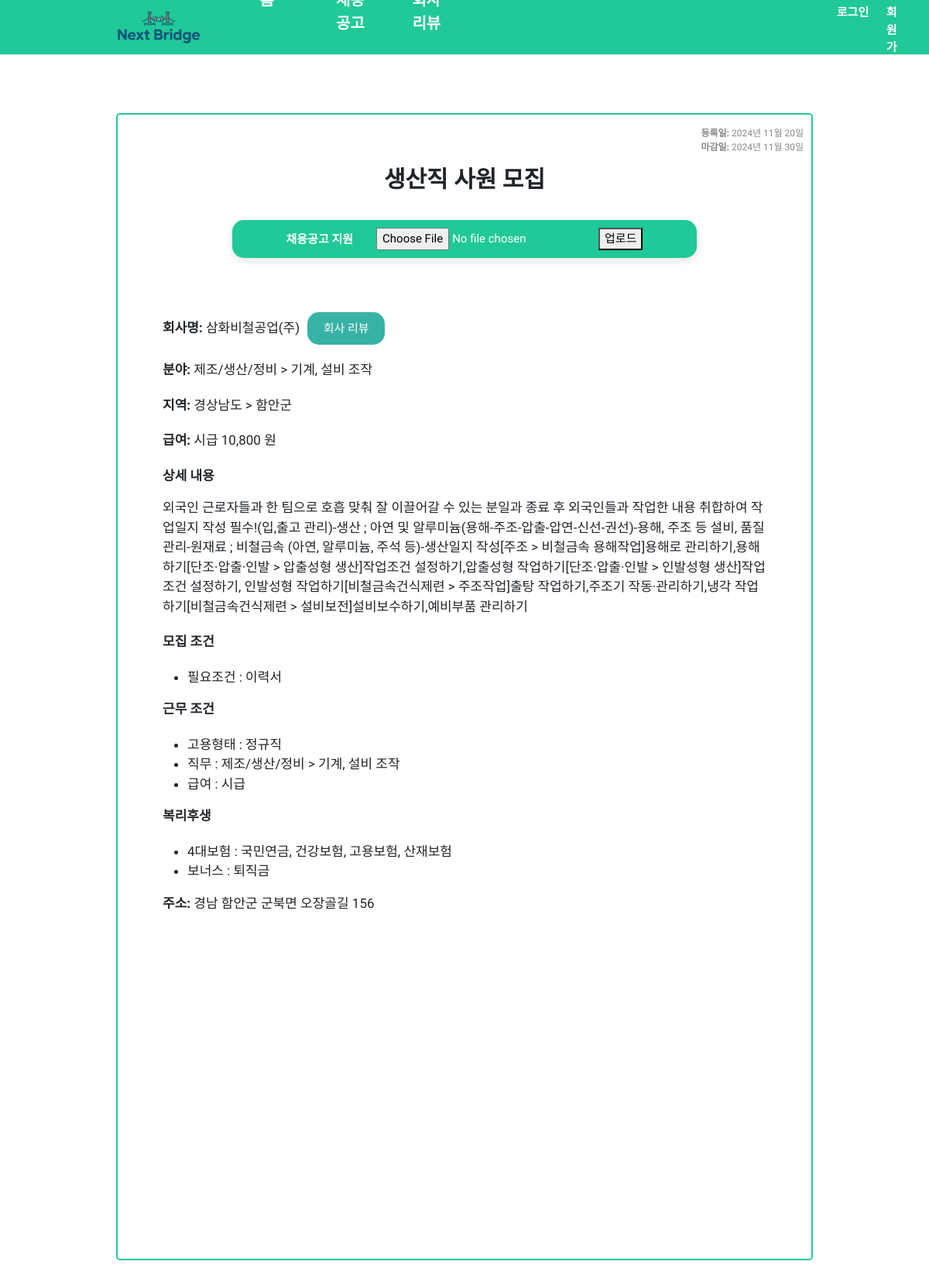
Screenshot of /jobs/9201/ with the database file from the repository.
### jobs/models.py (models this page shows, shortened)
class JobPosting(models.Model):
    company_name = models.CharField(max_length=255)         # 회사 이름
    title = models.CharField(max_length=255)                # 공고 제목
    upper_region = models.CharField(max_length=255)         # 지역 대분류
    lower_region = models.CharField(max_length=255)         # 지역 대분류
    salary = models.CharField(max_length=255)               # 급여
    upper_field = models.CharField(max_length=255)          # 직무 분야
    lower_field = models.CharField(max_length=255)          # 직무 세부
    post_date = models.DateField()                          # 등록 날짜
    due_date = models.DateField()                           # 채용 마감일
    description = models.TextField()                        # 상세 근무 요강
    company_address = models.CharField(max_length=255, default="Unknown")  # 회사 주소
    recruit_conditions = models.JSONField(null=True, blank=True)  # 모집 조건
    work_conditions = models.JSONField(null=True, blank=True)  # 근무 조건
    welfare_conditions = models.JSONField(null=True, blank=True)  # 복리후생

### jobs/views.py (the view)
# urls.py: path('<int:job_id>/', views.job_detail, name='job_detail'),  # '/' 경로로 job_list 뷰를 처리
def job_detail(request, job_id):
    job = JobPosting.objects.get(id=job_id)  # 주어진 id에 해당하는 Job 객체 가져오기
    return render(request, 'jobs/job_detail.html', {'job': job})  # job_detail 템플릿 렌더링

### jobs/templatetags/custom_filters.py (called while the page is built)
@register.filter
def display_recruit_conditions(value):
    if not isinstance(value, str):
        return value
    value = value.strip('{}')
    items = value.split(', ')
    formatted_items = []
    temp_key = None
    temp_value = []
    for item in items:
        if ': ' in item:
            if temp_key is not None and temp_value:
                formatted_items.append(f"<li>{temp_key} : {', '.join(temp_value)}</li>")
            key, val = item.split(': ', 1)
            key = key.strip("'").strip()
            val = val.strip("'").strip()
            temp_key = key
            temp_value = [val]
        else:
            temp_value.append(item.strip("'").strip())
    if temp_key is not None and temp_value:
        formatted_items.append(f"<li>{temp_key} : {', '.join(temp_value)}</li>")
    html = f"<ul>{''.join(formatted_items)}</ul>"
    return mark_safe(html)

### templates/jobs/job_detail.html (shortened to what this page needs)
{% extends "base.html" %}
{% block content %}
{% load static %}
{% load custom_filters %}
<link rel="stylesheet" href="{% static 'job_list.css' %}">
<div style = "margin : 100px 0 0 0;">
    <div class = "job_detail_box ">
        <div style="font-size: 12px; color: #888; text-align: right; margin-top: 5px;">
            <strong>등록일:</strong> {{ job.post_date }}<br>
            <strong>마감일:</strong> {{ job.due_date }}
        </div>
        <div style ="font-weight: bold; font-size: 30px;  text-align: center; margin : 10px 0 30px 0; ">{{ job.title }}</div>
        <form id="upload-form">
            <div class = "job_job">
                <label for="resume" style = "margin-top: 4px; font-weight: bold;">채용공고 지원</label>
                <div style ="margin : 0 0 0 30px;"><input type="file" id="file" name="file" accept=".pdf,.doc,.docx" required></div>
                <button type="button" id="upload-btn" {% if job.id in request.session.uploaded_jobs %}disabled{% endif %}>
                    {% if job.id in request.session.uploaded_jobs %}
                        이미 업로드됨
                    {% else %}
                        업로드
                    {% endif %}
                </button>
            </div>
        </form>
            <div class = "job_detail_box_2">
                <div style = "font-size : 17px; margin : 30px 0" >
                    <div style = " display: flex; align-items: center;">
                        <p style="margin-bottom: 20px;"><strong>회사명:</strong> {{ job.company_name }}</p>
                        <div class="job_job_2"> <a href="{% url 'reviews:company_reviews' job.id %}">회사 리뷰</a></div>
                    </div>
                    <p style="margin-bottom: 20px;"><strong>분야:</strong> {{ job.upper_field }} > {{ job.lower_field }}</p>
                    <p style="margin-bottom: 20px;"><strong>지역:</strong> {{ job.upper_region }} > {{ job.lower_region }}</p>
                    <p style="margin-bottom: 20px;"><strong>급여:</strong> {{ job.salary }}</p>
                    <p><strong>상세 내용</strong></p><p style="margin-bottom: 20px;">{{ job.description }}</p>
                    <p style="margin-bottom: 20px;"><strong>모집 조건 </strong>{{ job.recruit_conditions|display_recruit_conditions|safe }}</p>
                    <p style="margin-bottom: 20px;"><strong>근무 조건 </strong>{{ job.work_conditions|display_recruit_conditions|safe }}</p>
                    <p style="margin-bottom: 20px;"><strong>복리후생 </strong>{{ job.welfare_conditions|display_recruit_conditions|safe }}</p>
                    <p><strong>주소:</strong> {{job.company_address}}</p>
                    <div id="map" style="width:100%;height:350px;"></div>
                </div>
            </div>
    </div>
</div>
</div>
{% endblock %}

### static/style.css (style rules this page uses)
body { font-family: "Gowun Dodum", serif; font-weight: 400; font-style: normal; }

### static/job_list.css (style rules this page uses)
.job_detail_box { width: 900px; height: auto; border: solid 2px #20c997; padding: 10px; margin: 30px auto; font-size: 14px; background-color: white; border-radius: 5px; }
.job_job { width: 600px; padding: 10px; border-radius: 15px; background-color: #20c997; box-shadow: 0 4px 8px rgba(0, 0, 0, 0.1); text-align: center; color: white; margin: auto; font-size: 15px; display: flex; justify-content: center; }
.job_detail_box_2 { width: 800px; padding: 10px; margin: 30px auto; font-size: 14px; background-color: white; }
.job_job_2 { width: 100px; padding: 10px; border-radius: 15px; background-color: #38B2A5; text-align: center; color: white; font-size: 15px; display: flex; justify-content: center; margin : 0 0 20px 10px; }
a { color: white; text-decoration: none; }

### rows the page displays
JobPosting: post_date "2024년 11월 20일", due_date "2024년 11월 30일", title "생산직 사원 모집", company_name "삼화비철공업(주)", upper_field "제조/생산/정비", lower_field "기계, 설비 조작", upper_region "경상남도", lower_region "함안군", salary "시급 10,800 원", description "외국인 근로자들과 한 팀으로 호흡 맞춰 잘 이끌어갈 수 있는 분일과 종료 후 외국인들과 작업한 내용 취합하여 작업일지 작성 필수!(입,출고 관리)-생산 ; 아연 및 알루미늄(용해-주조-압출-압연-신선-권선)-용해, 주조 등 설비, 품질 관리-원재료 ; 비철금속 (아연, 알루미늄, 주석 등)-생산일지 작성[주조 > 비철금속 용해작업]용해로 관리하기,용해 하기[단조·압출·인발 > 압출성형 생산]작업조건 설정하기,압출성형 작업하기[단조·압출·인발 > 인발성형 생산]작업조건 설정하기, 인발성형 작업하기[비철금속건식제련 > 주조작업]출탕 작업하기,주조기 작동·관리하기,냉각 작업하기[비철금속건식제련 > 설비보전]설비보수하기,예비부품 관리하기", recruit_conditions|display_recruit_conditions "필요조건 : 이력서", work_conditions|display_recruit_conditions "고용형태 : 정규직 직무 : 제조/생산/정비 > 기계, 설비 조작 급여 : 시급", welfare_conditions|display_recruit_conditions "4대보험 : 국민연금, 건강보험, 고용보험, 산재보험 보너스 : 퇴직금", company_address "경남 함안군 군북면 오장골길 156"
